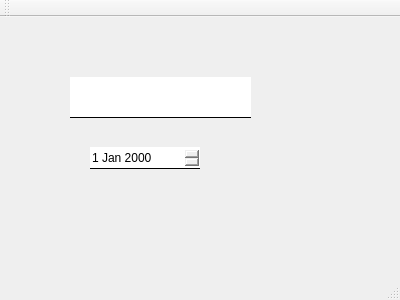
<?xml version="1.0" encoding="UTF-8"?>
<ui version="4.0">
 <class>LineEditTest</class>
 <widget class="QMainWindow" name="LineEditTest">
  <property name="geometry">
   <rect>
    <x>0</x>
    <y>0</y>
    <width>400</width>
    <height>300</height>
   </rect>
  </property>
  <property name="windowTitle">
   <string>LineEditTest</string>
  </property>
  <widget class="QWidget" name="centralWidget">
   <widget class="LineEdit" name="testLineEdit">
    <property name="geometry">
     <rect>
      <x>70</x>
      <y>60</y>
      <width>181</width>
      <height>41</height>
     </rect>
    </property>
    <property name="styleSheet">
     <string notr="true">QLineEdit#testLineEdit {
	border:0px;
	border-bottom: 1px solid rgb(0, 0, 0);/*对下边框标注颜色，光标大小与字体大小有关*/
	font: 30px;
}</string>
    </property>
   </widget>
   <widget class="QDateEdit" name="birthdayDateEdit">
    <property name="geometry">
     <rect>
      <x>90</x>
      <y>130</y>
      <width>110</width>
      <height>22</height>
     </rect>
    </property>
    <property name="styleSheet">
     <string notr="true">QDateEdit#birthdayDateEdit {
	border:0px;
	border-bottom: 1px solid rgb(0, 0, 0);/*对下边框标注颜色，光标大小与字体大小有关*/
}</string>
    </property>
    <property name="wrapping">
     <bool>false</bool>
    </property>
    <property name="readOnly">
     <bool>false</bool>
    </property>
    <property name="buttonSymbols">
     <enum>QAbstractSpinBox::UpDownArrows</enum>
    </property>
   </widget>
  </widget>
  <widget class="QMenuBar" name="menuBar">
   <property name="geometry">
    <rect>
     <x>0</x>
     <y>0</y>
     <width>400</width>
     <height>23</height>
    </rect>
   </property>
  </widget>
  <widget class="QToolBar" name="mainToolBar">
   <attribute name="toolBarArea">
    <enum>TopToolBarArea</enum>
   </attribute>
   <attribute name="toolBarBreak">
    <bool>false</bool>
   </attribute>
  </widget>
  <widget class="QStatusBar" name="statusBar"/>
 </widget>
 <layoutdefault spacing="6" margin="11"/>
 <customwidgets>
  <customwidget>
   <class>LineEdit</class>
   <extends>QLineEdit</extends>
   <header location="global">LineEdit.h</header>
  </customwidget>
 </customwidgets>
 <resources/>
 <connections/>
</ui>
